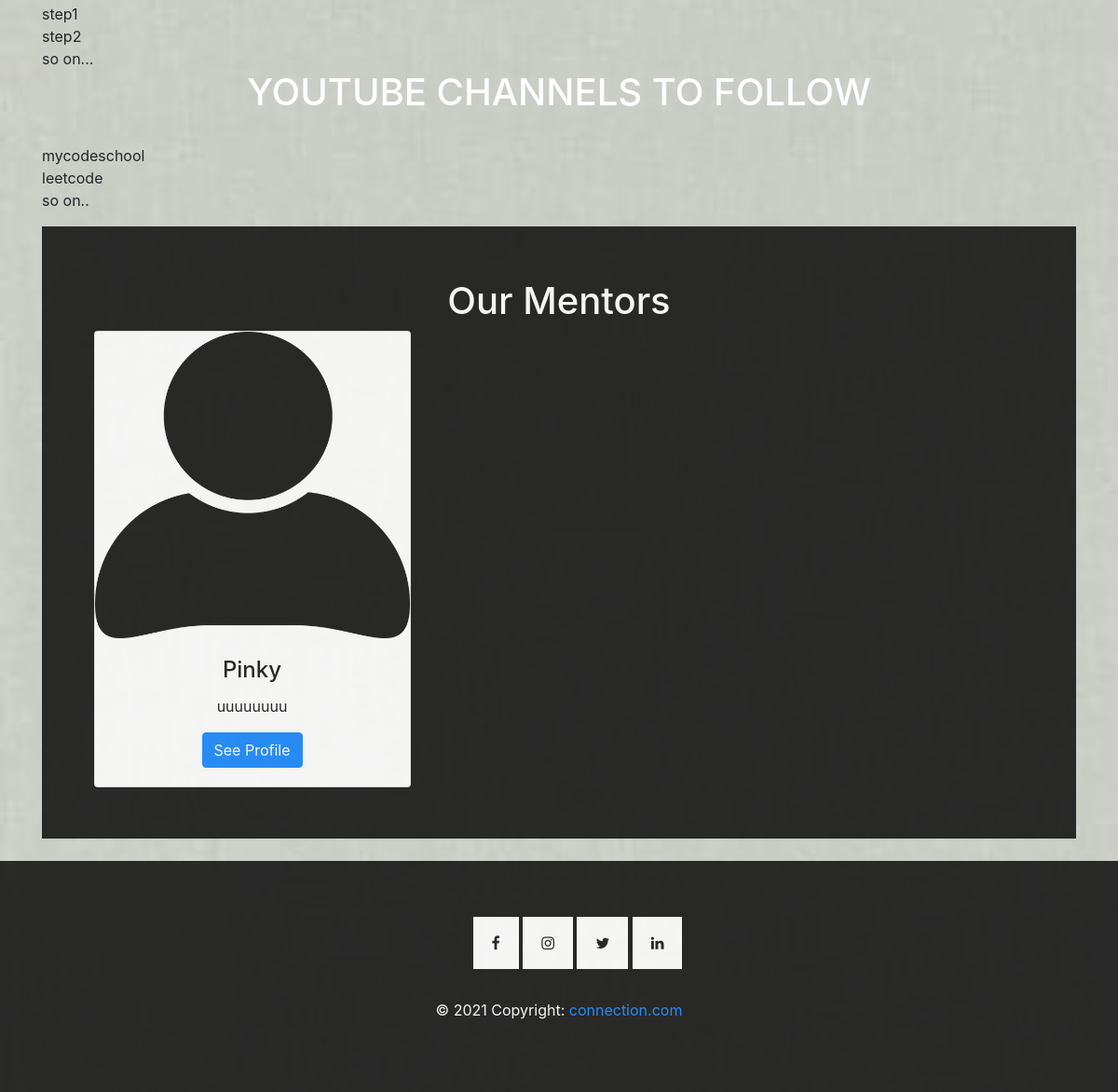
/dsa.php (lower part), run on an earlier commit of the app's database.
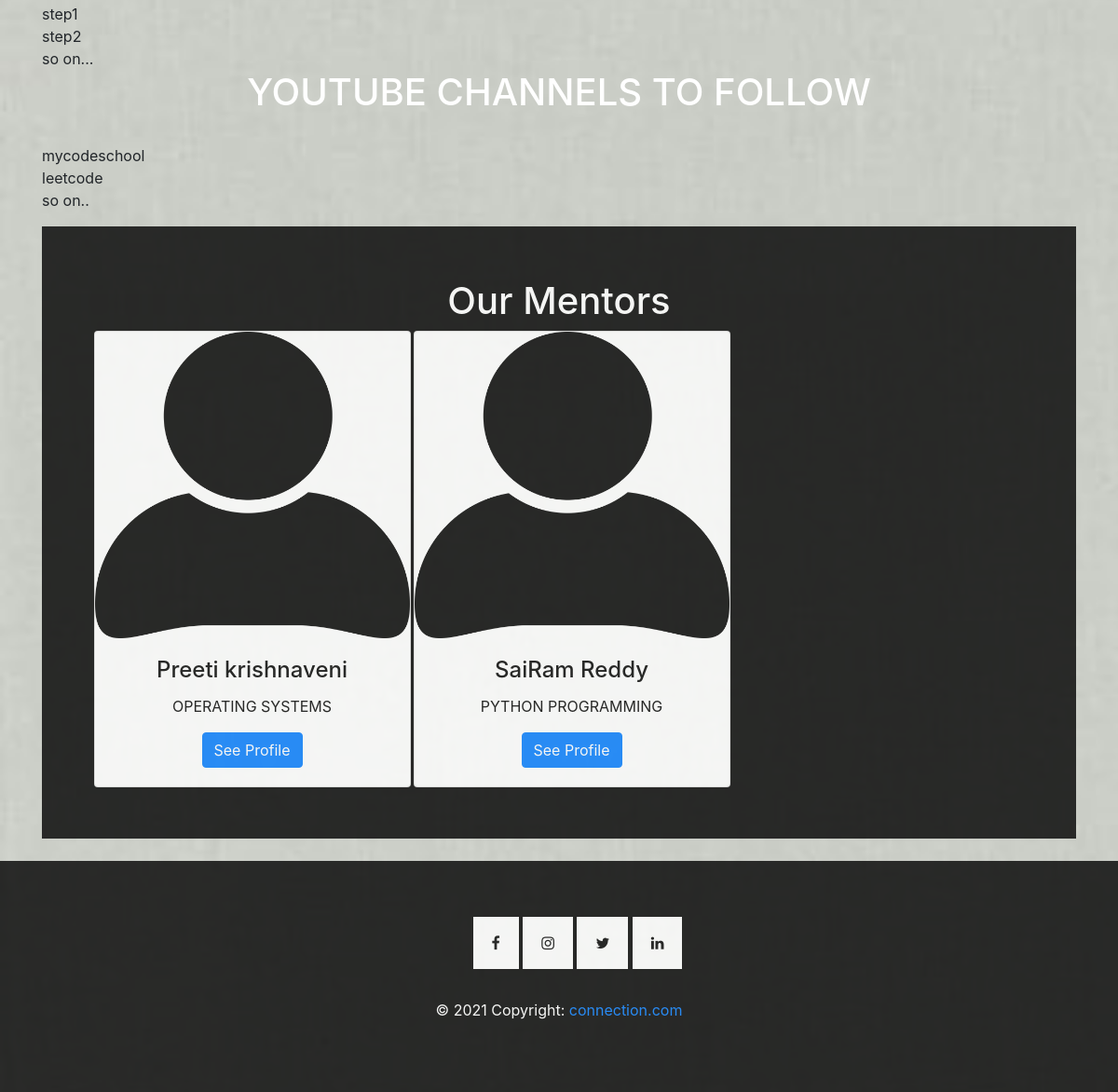
And on a later commit of the database.
### tables this page shows
CREATE TABLE `mentordetails` (
  `mid` int(11) NOT NULL,
  `email` varchar(50) NOT NULL,
  `name` text NOT NULL,
  `password` varchar(15) NOT NULL,
  `year` int(11) NOT NULL,
  `domain` int(11) NOT NULL,
  `description` text NOT NULL,
  `display` tinyint(4) NOT NULL DEFAULT 0
);

### dsa.php (the view, shortened to what this page needs)
<?php
    include("db.php");
    $did = 1;
    $sql = "SELECT * FROM mentordetails WHERE domain='$did'";
    $result = mysqli_query($con, $sql);
    $details = mysqli_fetch_all($result, MYSQLI_ASSOC);
?>
<!DOCTYPE html>
<html lang="en">
<head>
</head>
<body>
  <div class="container">
<p>
<br>What is Data Structure?
<br>Basic Concept in Data Structures.
<br>1: Stack
<br>Stack using Array
<br>Stack using list
<br>Stack using Queue
<br>2: Queue
<br>Queue using Array
<br>Queue using Stacks
<br>Queue using list
<br>3: Linked list
<br>Linked list using singly
<br>Linked list using doubly
<br>Linked list using Circular
<br>step1
<br>step2
<br>so on...
<h1>YOUTUBE CHANNELS TO FOLLOW </h1>
<br>mycodeschool
<br>leetcode
<br>so on..
</p>
<div class="dabba" style="margin-top:5px;">
<h1 class = "text-white" style = "text-align:center">Our Mentors</h2>
<div class="row">
<?php
foreach($details as $detail){
?>
<div class="col-sm-4">
  <div class="card" style="width:340px">
  <img class="card-img-top" src="images/person.png" alt="Card image" style="width:100%">
  <div class="card-body">
    <h4 class="card-title" style="color:black;"><?php echo $detail['name'];?></h4>
    <p class="card-text" style="color:black;"><?php echo $detail['description'];?></p>
    <a href="#" class="btn btn-primary">See Profile</a>
  </div>
</div>
</div>
<?php
  }
?>
</div>
</div>
</div>
<br>
<div id="footer">
 <?php
   include('footer.php')
 ?>
 </div>
</body>
</html>

What changed in the data, as far as the page shows it:
now on this page (row edited): mentordetails: name "Preeti krishnaveni", description "OPERATING SYSTEMS"
changed mentordetails: name "Pinky" → "SaiRam Reddy"; description "uuuuuuuu" → "PYTHON PROGRAMMING"
